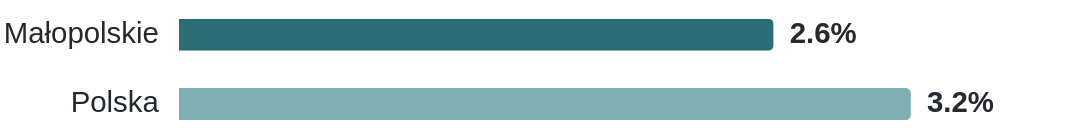

Express this chart as Vega-Lite.
### Vega-Lite specification from a JSON file in a GitHub repository (floating-point values rounded to 4 significant figures)
{"$schema": "https://vega.github.io/schema/vega-lite/v6.json", "width": 300, "height": 52, "padding": {"left": 0, "right": 36, "top": 0, "bottom": 0}, "data": {"values": [{"name": "Małopolskie", "v": 2.6, "hi": true, "i": 0}, {"name": "Polska", "v": 3.2, "i": 1}]}, "config": {"font": "Inter Variable, Plus Jakarta Sans, sans-serif", "view": {"stroke": null}, "axis": {"labelFont": "Inter Variable, Plus Jakarta Sans, sans-serif", "labelFontSize": 11, "labelColor": "#24292E"}}, "encoding": {"y": {"field": "name", "type": "nominal", "sort": {"field": "i"}, "title": null, "axis": {"domain": false, "ticks": false, "labelPadding": 8, "labelLimit": 140}}, "x": {"field": "v", "type": "quantitative", "title": null, "axis": null, "scale": {"zero": true}}}, "layer": [{"mark": {"type": "bar", "height": 12, "cornerRadiusEnd": 2}, "encoding": {"color": {"condition": {"test": "datum.hi", "value": "#2C6E76"}, "value": "#7FAEB3"}}}, {"transform": [{"calculate": "format(datum.v, '.1f') + '%'", "as": "lab"}], "mark": {"type": "text", "align": "left", "dx": 6, "fontSize": 11, "font": "Inter Variable, Plus Jakarta Sans, sans-serif", "fontWeight": 600, "color": "#24292E"}, "encoding": {"text": {"field": "lab"}}}]}
